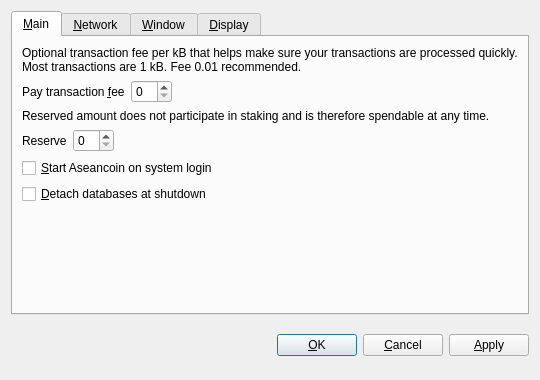
<?xml version="1.0" encoding="UTF-8"?>
<ui version="4.0">
 <class>OptionsDialog</class>
 <widget class="QDialog" name="OptionsDialog">
  <property name="geometry">
   <rect>
    <x>0</x>
    <y>0</y>
    <width>540</width>
    <height>380</height>
   </rect>
  </property>
  <property name="windowTitle">
   <string>Options</string>
  </property>
  <property name="modal">
   <bool>true</bool>
  </property>
  <layout class="QVBoxLayout" name="verticalLayout">
   <item>
    <widget class="QTabWidget" name="tabWidget">
     <property name="tabPosition">
      <enum>QTabWidget::North</enum>
     </property>
     <property name="currentIndex">
      <number>0</number>
     </property>
     <widget class="QWidget" name="tabMain">
      <attribute name="title">
       <string>&amp;Main</string>
      </attribute>
      <layout class="QVBoxLayout" name="verticalLayout_Main">
       <item>
        <widget class="QLabel" name="transactionFeeInfoLabel">
         <property name="text">
          <string>Optional transaction fee per kB that helps make sure your transactions are processed quickly. Most transactions are 1 kB. Fee 0.01 recommended.</string>
         </property>
         <property name="textFormat">
          <enum>Qt::PlainText</enum>
         </property>
         <property name="wordWrap">
          <bool>true</bool>
         </property>
        </widget>
       </item>
       <item>
        <layout class="QHBoxLayout" name="horizontalLayoutFee">
         <item>
          <widget class="QLabel" name="transactionFeeLabel">
           <property name="text">
            <string>Pay transaction &amp;fee</string>
           </property>
           <property name="textFormat">
            <enum>Qt::PlainText</enum>
           </property>
           <property name="buddy">
            <cstring>transactionFee</cstring>
           </property>
          </widget>
         </item>
         <item>
          <widget class="BitcoinAmountField" name="transactionFee"/>
         </item>
         <item>
          <spacer name="horizontalSpacerFee">
           <property name="orientation">
            <enum>Qt::Horizontal</enum>
           </property>
           <property name="sizeHint" stdset="0">
            <size>
             <width>40</width>
             <height>20</height>
            </size>
           </property>
          </spacer>
         </item>
        </layout>
       </item>
       <item>
        <widget class="QLabel" name="reserveBalanceInfoLabel">
         <property name="text">
          <string>Reserved amount does not participate in staking and is therefore spendable at any time.</string>
         </property>
         <property name="textFormat">
          <enum>Qt::PlainText</enum>
         </property>
         <property name="wordWrap">
          <bool>true</bool>
         </property>
        </widget>
       </item>
       <item>
        <layout class="QHBoxLayout" name="horizontalLayoutReserveBalance">
         <item>
          <widget class="QLabel" name="reserveBalanceLabel">
           <property name="text">
            <string>Reserve</string>
           </property>
           <property name="textFormat">
            <enum>Qt::PlainText</enum>
           </property>
           <property name="buddy">
            <cstring>reserveBalance</cstring>
           </property>
          </widget>
         </item>
         <item>
          <widget class="BitcoinAmountField" name="reserveBalance"/>
         </item>
         <item>
          <spacer name="horizontalSpacerReserveBalance">
           <property name="orientation">
            <enum>Qt::Horizontal</enum>
           </property>
           <property name="sizeHint" stdset="0">
            <size>
             <width>40</width>
             <height>20</height>
            </size>
           </property>
          </spacer>
         </item>
        </layout>
       </item>
       <item>
        <widget class="QCheckBox" name="bitcoinAtStartup">
         <property name="toolTip">
          <string>Automatically start Aseancoin after logging in to the system.</string>
         </property>
         <property name="text">
          <string>&amp;Start Aseancoin on system login</string>
         </property>
        </widget>
       </item>
       <item>
        <widget class="QCheckBox" name="detachDatabases">
         <property name="toolTip">
          <string>Detach block and address databases at shutdown. This means they can be moved to another data directory, but it slows down shutdown. The wallet is always detached.</string>
         </property>
         <property name="text">
          <string>&amp;Detach databases at shutdown</string>
         </property>
        </widget>
       </item>
       <item>
        <spacer name="verticalSpacer_Main">
         <property name="orientation">
          <enum>Qt::Vertical</enum>
         </property>
         <property name="sizeHint" stdset="0">
          <size>
           <width>20</width>
           <height>40</height>
          </size>
         </property>
        </spacer>
       </item>
      </layout>
     </widget>
     <widget class="QWidget" name="tabNetwork">
      <attribute name="title">
       <string>&amp;Network</string>
      </attribute>
      <layout class="QVBoxLayout" name="verticalLayout_Network">
       <item>
        <widget class="QCheckBox" name="mapPortUpnp">
         <property name="toolTip">
          <string>Automatically open the Aseancoin client port on the router. This only works when your router supports UPnP and it is enabled.</string>
         </property>
         <property name="text">
          <string>Map port using &amp;UPnP</string>
         </property>
        </widget>
       </item>
       <item>
        <widget class="QCheckBox" name="connectSocks">
         <property name="toolTip">
          <string>Connect to the Aseancoin network through a SOCKS proxy (e.g. when connecting through Tor).</string>
         </property>
         <property name="text">
          <string>&amp;Connect through SOCKS proxy:</string>
         </property>
        </widget>
       </item>
       <item>
        <layout class="QHBoxLayout" name="horizontalLayout_Network">
         <item>
          <widget class="QLabel" name="proxyIpLabel">
           <property name="text">
            <string>Proxy &amp;IP:</string>
           </property>
           <property name="textFormat">
            <enum>Qt::PlainText</enum>
           </property>
           <property name="buddy">
            <cstring>proxyIp</cstring>
           </property>
          </widget>
         </item>
         <item>
          <widget class="QValidatedLineEdit" name="proxyIp">
           <property name="maximumSize">
            <size>
             <width>140</width>
             <height>16777215</height>
            </size>
           </property>
           <property name="toolTip">
            <string>IP address of the proxy (e.g. 127.0.0.1)</string>
           </property>
          </widget>
         </item>
         <item>
          <widget class="QLabel" name="proxyPortLabel">
           <property name="text">
            <string>&amp;Port:</string>
           </property>
           <property name="textFormat">
            <enum>Qt::PlainText</enum>
           </property>
           <property name="buddy">
            <cstring>proxyPort</cstring>
           </property>
          </widget>
         </item>
         <item>
          <widget class="QLineEdit" name="proxyPort">
           <property name="maximumSize">
            <size>
             <width>55</width>
             <height>16777215</height>
            </size>
           </property>
           <property name="toolTip">
            <string>Port of the proxy (e.g. 9050)</string>
           </property>
          </widget>
         </item>
         <item>
          <widget class="QLabel" name="socksVersionLabel">
           <property name="text">
            <string>SOCKS &amp;Version:</string>
           </property>
           <property name="textFormat">
            <enum>Qt::PlainText</enum>
           </property>
           <property name="buddy">
            <cstring>socksVersion</cstring>
           </property>
          </widget>
         </item>
         <item>
          <widget class="QValueComboBox" name="socksVersion">
           <property name="toolTip">
            <string>SOCKS version of the proxy (e.g. 5)</string>
           </property>
          </widget>
         </item>
         <item>
          <spacer name="horizontalSpacer_Network">
           <property name="orientation">
            <enum>Qt::Horizontal</enum>
           </property>
           <property name="sizeHint" stdset="0">
            <size>
             <width>40</width>
             <height>20</height>
            </size>
           </property>
          </spacer>
         </item>
        </layout>
       </item>
       <item>
        <spacer name="verticalSpacer_Network">
         <property name="orientation">
          <enum>Qt::Vertical</enum>
         </property>
         <property name="sizeHint" stdset="0">
          <size>
           <width>20</width>
           <height>40</height>
          </size>
         </property>
        </spacer>
       </item>
      </layout>
     </widget>
     <widget class="QWidget" name="tabWindow">
      <attribute name="title">
       <string>&amp;Window</string>
      </attribute>
      <layout class="QVBoxLayout" name="verticalLayout_Window">
       <item>
        <widget class="QCheckBox" name="minimizeToTray">
         <property name="toolTip">
          <string>Show only a tray icon after minimizing the window.</string>
         </property>
         <property name="text">
          <string>&amp;Minimize to the tray instead of the taskbar</string>
         </property>
        </widget>
       </item>
       <item>
        <widget class="QCheckBox" name="minimizeOnClose">
         <property name="toolTip">
          <string>Minimize instead of exit the application when the window is closed. When this option is enabled, the application will be closed only after selecting Quit in the menu.</string>
         </property>
         <property name="text">
          <string>M&amp;inimize on close</string>
         </property>
        </widget>
       </item>
       <item>
        <spacer name="verticalSpacer_Window">
         <property name="orientation">
          <enum>Qt::Vertical</enum>
         </property>
         <property name="sizeHint" stdset="0">
          <size>
           <width>20</width>
           <height>40</height>
          </size>
         </property>
        </spacer>
       </item>
      </layout>
     </widget>
     <widget class="QWidget" name="tabDisplay">
      <attribute name="title">
       <string>&amp;Display</string>
      </attribute>
      <layout class="QVBoxLayout" name="verticalLayout_Display">
       <item>
        <layout class="QHBoxLayout" name="horizontalLayout_1_Display">
         <item>
          <widget class="QLabel" name="langLabel">
           <property name="text">
            <string>User Interface &amp;language:</string>
           </property>
           <property name="textFormat">
            <enum>Qt::PlainText</enum>
           </property>
           <property name="buddy">
            <cstring>lang</cstring>
           </property>
          </widget>
         </item>
         <item>
          <widget class="QValueComboBox" name="lang">
           <property name="toolTip">
            <string>The user interface language can be set here. This setting will take effect after restarting Aseancoin.</string>
           </property>
          </widget>
         </item>
        </layout>
       </item>
       <item>
        <layout class="QHBoxLayout" name="horizontalLayout_2_Display">
         <item>
          <widget class="QLabel" name="unitLabel">
           <property name="text">
            <string>&amp;Unit to show amounts in:</string>
           </property>
           <property name="textFormat">
            <enum>Qt::PlainText</enum>
           </property>
           <property name="buddy">
            <cstring>unit</cstring>
           </property>
          </widget>
         </item>
         <item>
          <widget class="QValueComboBox" name="unit">
           <property name="toolTip">
            <string>Choose the default subdivision unit to show in the interface and when sending coins.</string>
           </property>
          </widget>
         </item>
        </layout>
       </item>
       <item>
        <widget class="QCheckBox" name="displayAddresses">
         <property name="toolTip">
          <string>Whether to show Aseancoin addresses in the transaction list or not.</string>
         </property>
         <property name="text">
          <string>&amp;Display addresses in transaction list</string>
         </property>
        </widget>
       </item>
       <item>
        <widget class="QCheckBox" name="coinControlFeatures">
         <property name="toolTip">
          <string>Whether to show coin control features or not.</string>
         </property>
         <property name="text">
          <string>Display coin &amp;control features (experts only!)</string>
         </property>
        </widget>
       </item>
       <item>
        <spacer name="verticalSpacer_Display">
         <property name="orientation">
          <enum>Qt::Vertical</enum>
         </property>
         <property name="sizeHint" stdset="0">
          <size>
           <width>20</width>
           <height>40</height>
          </size>
         </property>
        </spacer>
       </item>
      </layout>
     </widget>
    </widget>
   </item>
   <item>
    <layout class="QHBoxLayout" name="horizontalLayout_Buttons">
     <item>
      <spacer name="horizontalSpacer_1">
       <property name="orientation">
        <enum>Qt::Horizontal</enum>
       </property>
       <property name="sizeHint" stdset="0">
        <size>
         <width>40</width>
         <height>48</height>
        </size>
       </property>
      </spacer>
     </item>
     <item>
      <widget class="QLabel" name="statusLabel">
       <property name="font">
        <font>
         <weight>75</weight>
         <bold>true</bold>
        </font>
       </property>
       <property name="text">
        <string/>
       </property>
       <property name="textFormat">
        <enum>Qt::PlainText</enum>
       </property>
       <property name="wordWrap">
        <bool>true</bool>
       </property>
      </widget>
     </item>
     <item>
      <spacer name="horizontalSpacer_2">
       <property name="orientation">
        <enum>Qt::Horizontal</enum>
       </property>
       <property name="sizeHint" stdset="0">
        <size>
         <width>40</width>
         <height>48</height>
        </size>
       </property>
      </spacer>
     </item>
     <item>
      <widget class="QPushButton" name="okButton">
       <property name="text">
        <string>&amp;OK</string>
       </property>
      </widget>
     </item>
     <item>
      <widget class="QPushButton" name="cancelButton">
       <property name="text">
        <string>&amp;Cancel</string>
       </property>
       <property name="autoDefault">
        <bool>false</bool>
       </property>
      </widget>
     </item>
     <item>
      <widget class="QPushButton" name="applyButton">
       <property name="text">
        <string>&amp;Apply</string>
       </property>
       <property name="autoDefault">
        <bool>false</bool>
       </property>
      </widget>
     </item>
    </layout>
   </item>
  </layout>
 </widget>
 <customwidgets>
  <customwidget>
   <class>BitcoinAmountField</class>
   <extends>QSpinBox</extends>
   <header>bitcoinamountfield.h</header>
  </customwidget>
  <customwidget>
   <class>QValueComboBox</class>
   <extends>QComboBox</extends>
   <header>qvaluecombobox.h</header>
  </customwidget>
  <customwidget>
   <class>QValidatedLineEdit</class>
   <extends>QLineEdit</extends>
   <header>qvalidatedlineedit.h</header>
  </customwidget>
 </customwidgets>
 <resources/>
 <connections/>
</ui>
